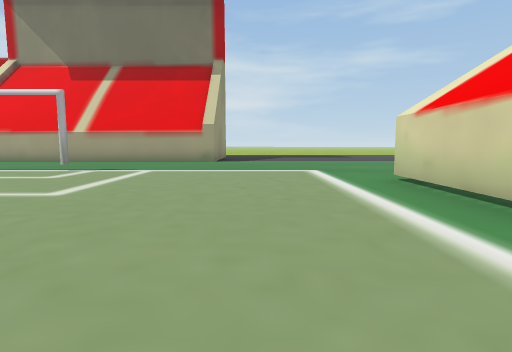
[1] (above)

23 first-person views from a walk through a scene from a Unity 3-D project. The camera is 1.3 m above the floor, tilts 6° down and sees 80° across. The floor is counted in squares, 2 m on a side. Each view is taken from the middle of a square. On the plan, view 1 faces up. The plan holds only what a view shows up to about 10 squares ahead; the rest is blank. The place goes on beyond the plan. The player is left out.

[2]
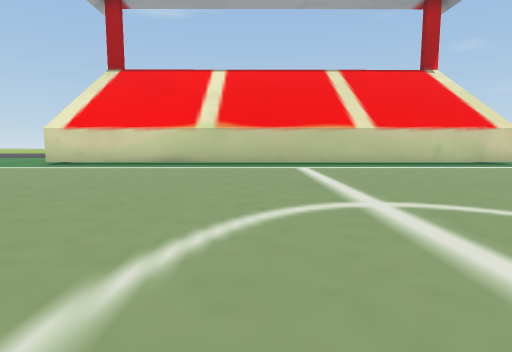

[3]
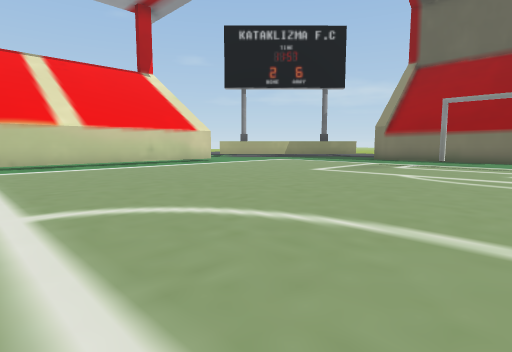

[4]
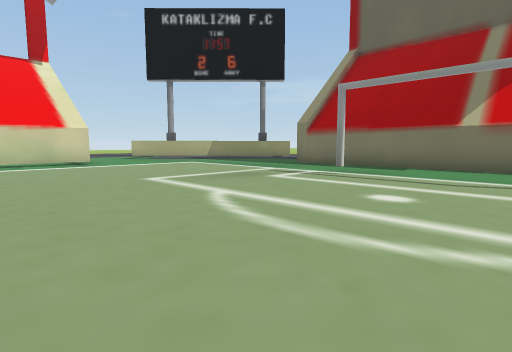

[5]
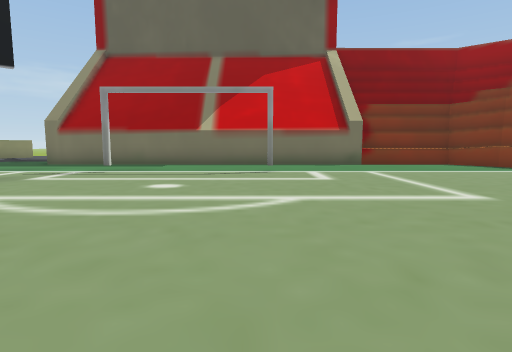

[6]
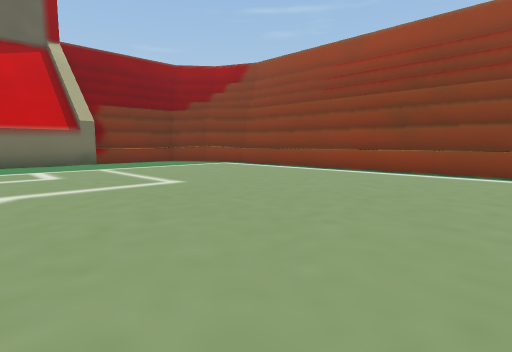

[7]
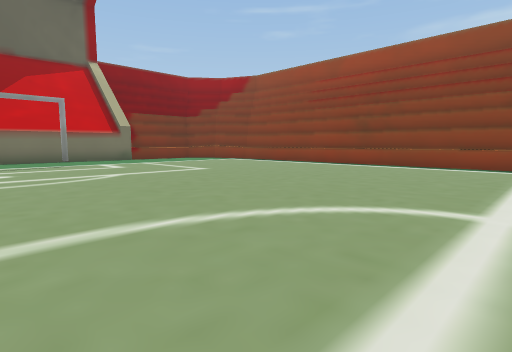

[8]
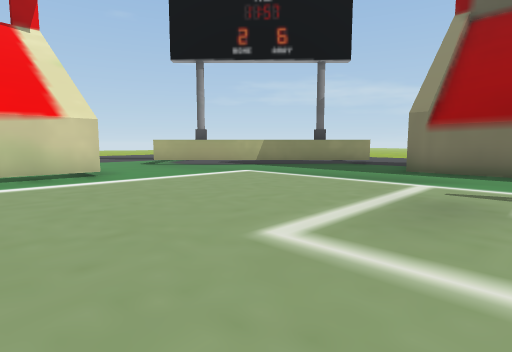

[9]
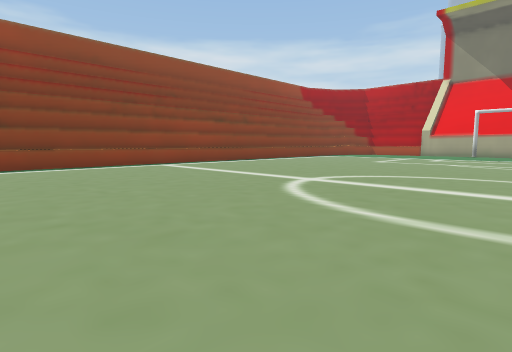

[10]
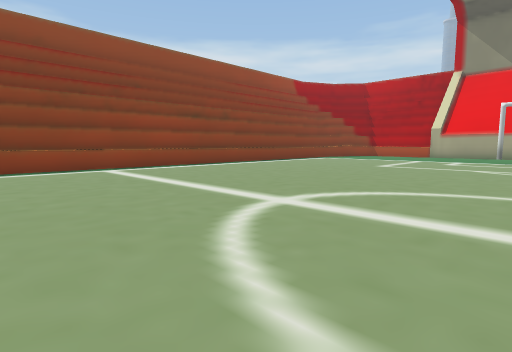

[11]
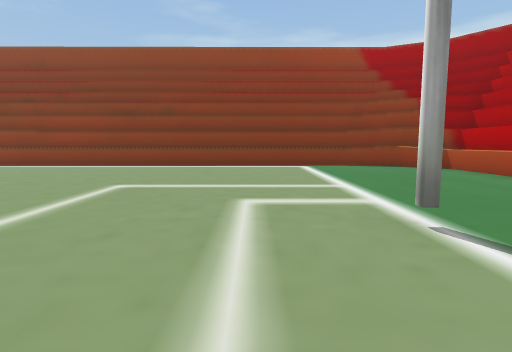

[12]
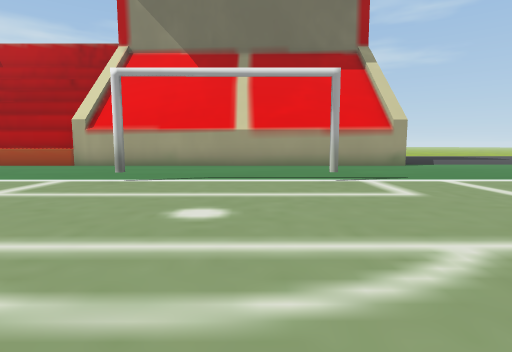

[13]
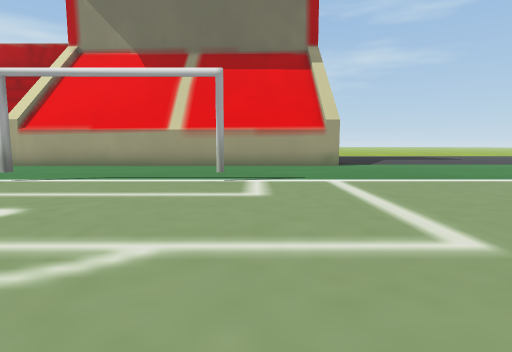

[14]
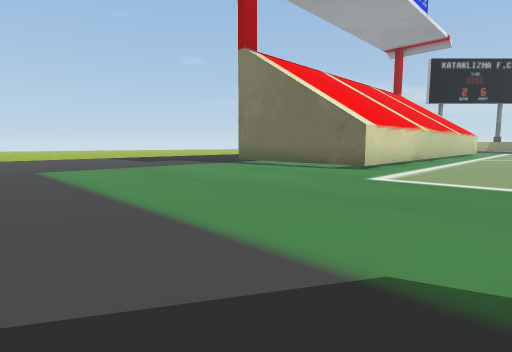

[15]
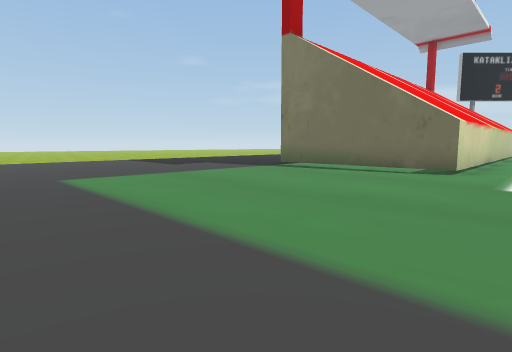

[16]
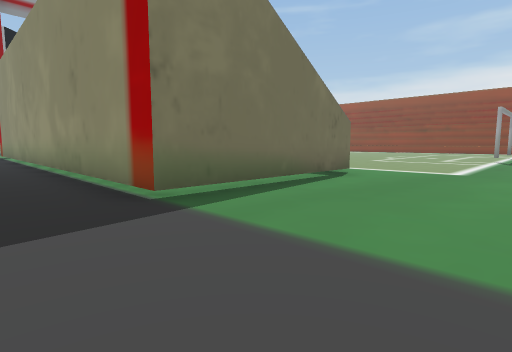

[17]
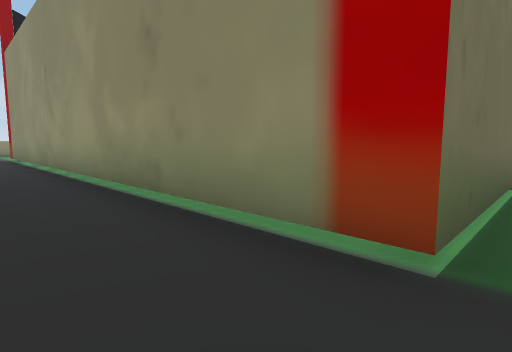

[18]
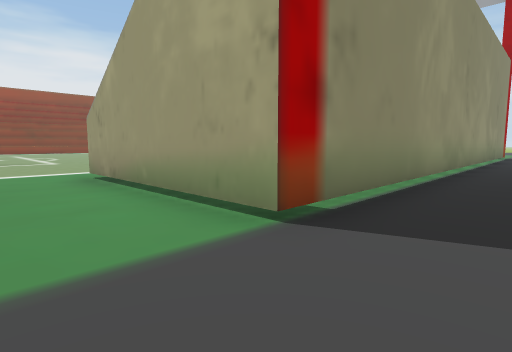

[19]
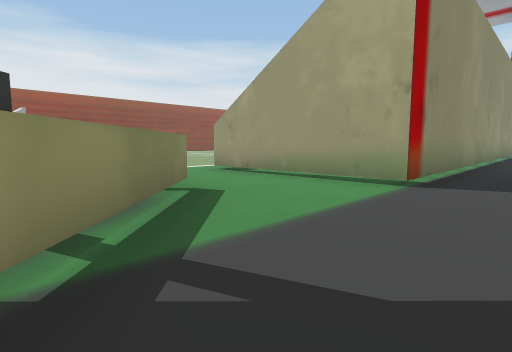

[20]
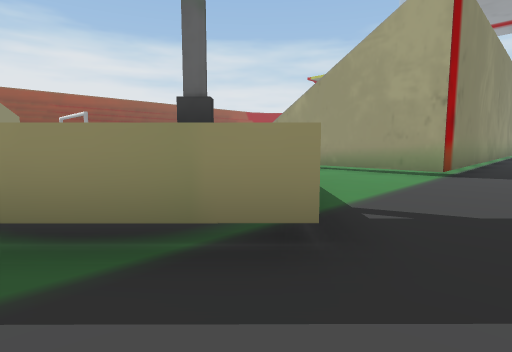

[21]
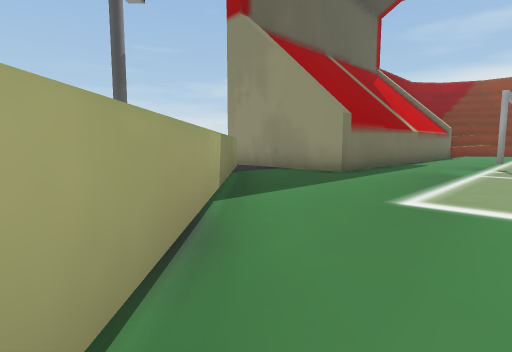

[22]
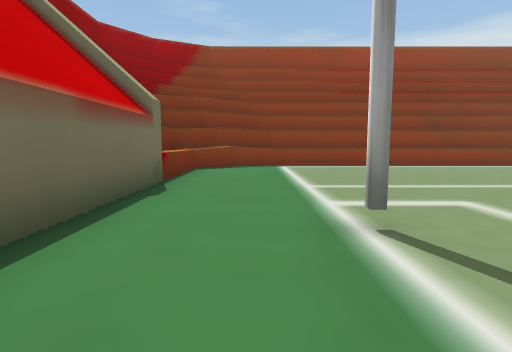

[23]
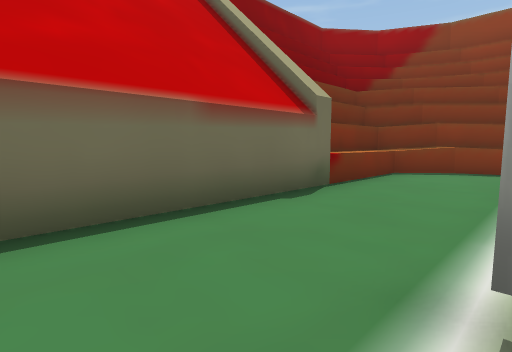

### Floor plan
Points are (right, up) in squares from view 1. A wall is a line through its corners. A room is listed if a view was taken in it or the views show most of it. See-through windows are left out.
Room 1 (views 1, 2, 3, 4, 5, 6, 7, 8, 9, 10, 11, 12, 13, 14, 15, 16, 17, 22, 23)
walls: (-1.5, 11.1) (-14.2, 11.1); (3.6, -9.1) (2.6, -9.1) (2.5, 5.6) (7.3, 5.6) (7.4, -9.1); (-11.7, 11.6) (-14.5, 11.6) (-15.4, 10.6) (-16, 9) (-15.9, -12.5) (-15.3, -14.2) (-14.4, -15.2) (-12.1, -15.2); (-14.6, 10.6) (-15, 10.1) (-15.5, 8.5); (-15.4, -12.1) (-14.9, -13.7) (-14.1, -14.6) (-1.4, -14.6) (-1.4, -18.3); (0.2, -16.4) (5.1, -11.5)
low walls: (-15.5, 8.5) (-15.4, -12.1)
ways out: opening at (6.5, -10.5) to room 2; opening at (-1, -18)
Room 2 (views 18, 19, 20, 21)
walls: (5.1, -11.5) (7.5, -13.9); (8, -14.3) (7.2, -15.1); (7.4, -9.1) (3.6, -9.1)
ways out: opening at (6.5, -10.5) to room 1; opening at (8.5, -15.5)

Positions as (right, up) in squares from view 1, and headings:
1: (0, 0), facing up
2: (-7, -1), facing right
3: (-7, -2), facing down-right
4: (-8, -6), facing down-right
5: (-8, -5), facing down
6: (-8, -4), facing down-left
7: (-6, -2), facing down-left
8: (-4, -7), facing down-right
9: (-6, -7), facing up-left
10: (-7, -5), facing up-left
11: (-6, 6), facing left
12: (-6, 2), facing up
13: (-4, 2), facing up
14: (-1, 13), facing down-right
15: (1, 13), facing down-right
16: (9, 9), facing down-left
17: (9, 6), facing down-left
18: (9, -11), facing up-left
19: (9, -14), facing up-left
20: (9, -16), facing up-left
21: (5, -11), facing down-left
22: (-6, -13), facing left
23: (-7, -12), facing down-left
